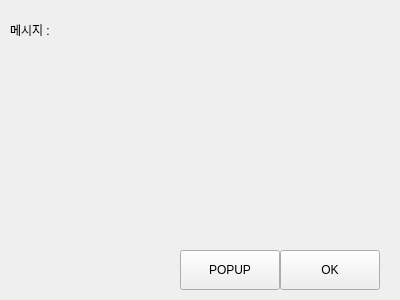
<?xml version="1.0" encoding="UTF-8"?>
<ui version="4.0">
 <class>Form</class>
 <widget class="QWidget" name="Form">
  <property name="geometry">
   <rect>
    <x>0</x>
    <y>0</y>
    <width>400</width>
    <height>300</height>
   </rect>
  </property>
  <property name="sizePolicy">
   <sizepolicy hsizetype="Fixed" vsizetype="Fixed">
    <horstretch>0</horstretch>
    <verstretch>0</verstretch>
   </sizepolicy>
  </property>
  <property name="minimumSize">
   <size>
    <width>0</width>
    <height>0</height>
   </size>
  </property>
  <property name="maximumSize">
   <size>
    <width>400</width>
    <height>300</height>
   </size>
  </property>
  <property name="windowTitle">
   <string>mainApp</string>
  </property>
  <widget class="QLabel" name="lblMessage">
   <property name="geometry">
    <rect>
     <x>10</x>
     <y>5</y>
     <width>300</width>
     <height>50</height>
    </rect>
   </property>
   <property name="text">
    <string>메시지 : </string>
   </property>
  </widget>
  <widget class="QPushButton" name="btnOK">
   <property name="geometry">
    <rect>
     <x>280</x>
     <y>250</y>
     <width>100</width>
     <height>40</height>
    </rect>
   </property>
   <property name="text">
    <string>OK</string>
   </property>
  </widget>
  <widget class="QPushButton" name="btnPOP">
   <property name="geometry">
    <rect>
     <x>180</x>
     <y>250</y>
     <width>100</width>
     <height>40</height>
    </rect>
   </property>
   <property name="text">
    <string>POPUP</string>
   </property>
  </widget>
 </widget>
 <resources/>
 <connections/>
</ui>
